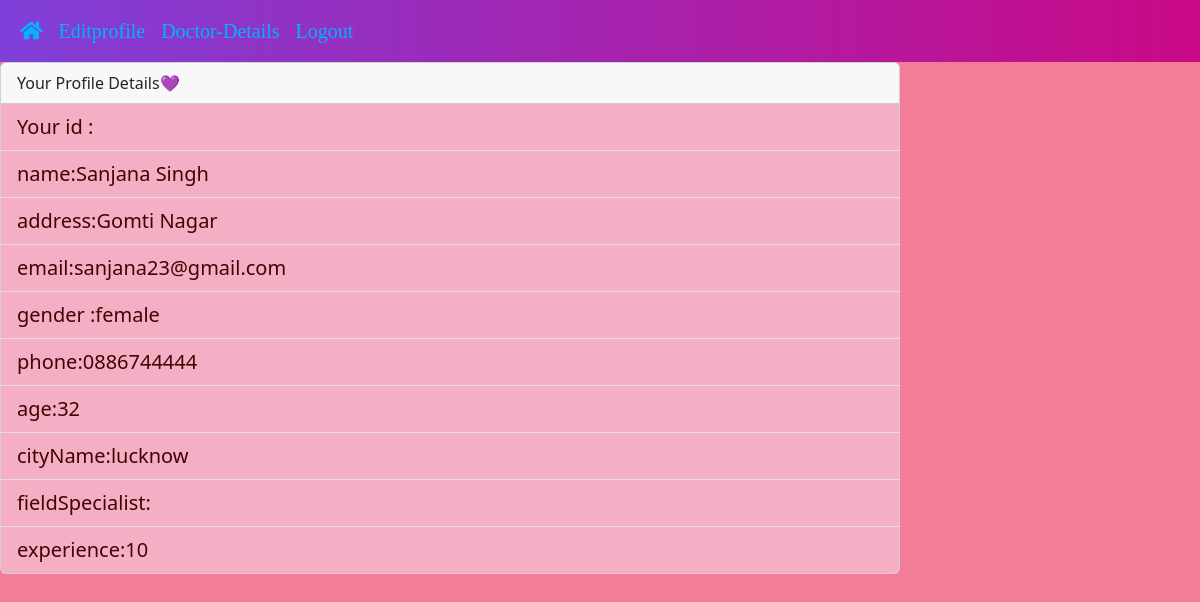
Page /doctor_home/ (signed in) on the committed database.
### Aid_app/models.py (models this page shows)
class Doctor(models.Model):
    Doctorid=models.CharField(primary_key=True,max_length=20)
    password=models.CharField(max_length=45)
    name=models.CharField(max_length=30)
    address=models.TextField()
    email=models.EmailField(max_length=30)
    gender=models.CharField(max_length=6)
    phone=models.CharField(max_length=45)
    age=models.IntegerField()
    cityName=models.CharField(max_length=45)
    fieldSpecialist=models.TextField(default="")
    experience=models.CharField(max_length=45)

### Aid_app/doctor_views.py (the view)
# urls.py: path('doctor_home/',doctor_views.doctor_home,name="doctor_home"),
def doctor_home(request):
    loggedin_userid=request.session["session_key"] #fething values from session
    doctor_object=Doctor.objects.get(Doctorid=loggedin_userid)
    context={"doctor_data":doctor_object}
    return render(request,'Aid_app/Doctor/doctor_home.html',context )

### Aid_app/templates/Aid_app/Doctor/doctor_home.html (shortened to what this page needs)
<!DOCTYPE html>
<html lang="en">
<head>
    {%include 'Aid_app/common/commoncss.html'%}
</head>
<body  class="color" style="background-color: rgb(243, 125, 151); height:fit-content";>
    {% include 'Aid_app/Doctor/Doctor_header.html' %}
    <div class="card w-75 justify-content-center">
        <div class="card-header">
          Your Profile Details💜
        </div>
        <ul class="list-group list-group-flush">
          <li class="list-group-item">Your id :{{doctor_data.id}} </li>
          <li class="list-group-item">name:{{doctor_data.name}}</li>
          <li class="list-group-item">address:{{doctor_data.address}}</li>
          <li class="list-group-item">email:{{doctor_data.email}}</li>
          <li class="list-group-item"> gender :{{doctor_data.gender}} </li>
          <li class="list-group-item"> phone:{{doctor_data.phone}}</li>
          <li class="list-group-item">age:{{doctor_data.age}}</li>
          <li class="list-group-item">cityName:{{doctor_data.cityName}}</li>
          <li class="list-group-item">fieldSpecialist:{{doctor_data.fieldSpecialist}}</li>
          <li class="list-group-item">experience:{{doctor_data.experience}}</li>
        </ul>
      </div>
</body>
</html>

### Aid_app/templates/Aid_app/Doctor/doctor_home.html (style rules this page uses)
li { color:rgb(67, 3, 3) !important; font-size: 20px; }
.list-group-item { background-color: rgba(244, 166, 189, 0.911)!important; }

### rows in the picture
Doctor: name "Sanjana Singh", address "Gomti Nagar", email "sanjana23@gmail.com", gender "female", phone "0886744444", age "32", cityName "lucknow", experience "10"
